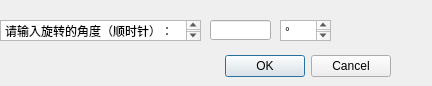
<?xml version="1.0" encoding="UTF-8"?>
<ui version="4.0">
 <class>rotateAngle</class>
 <widget class="QDialog" name="rotateAngle">
  <property name="geometry">
   <rect>
    <x>0</x>
    <y>0</y>
    <width>432</width>
    <height>86</height>
   </rect>
  </property>
  <property name="windowTitle">
   <string>Dialog</string>
  </property>
  <widget class="QDialogButtonBox" name="buttonBox">
   <property name="geometry">
    <rect>
     <x>50</x>
     <y>50</y>
     <width>341</width>
     <height>32</height>
    </rect>
   </property>
   <property name="orientation">
    <enum>Qt::Horizontal</enum>
   </property>
   <property name="standardButtons">
    <set>QDialogButtonBox::Cancel|QDialogButtonBox::Ok</set>
   </property>
  </widget>
  <widget class="QTextEdit" name="textEdit">
   <property name="geometry">
    <rect>
     <x>0</x>
     <y>20</y>
     <width>201</width>
     <height>21</height>
    </rect>
   </property>
   <property name="html">
    <string>&lt;!DOCTYPE HTML PUBLIC &quot;-//W3C//DTD HTML 4.0//EN&quot; &quot;http://www.w3.org/TR/REC-html40/strict.dtd&quot;&gt;
&lt;html&gt;&lt;head&gt;&lt;meta name=&quot;qrichtext&quot; content=&quot;1&quot; /&gt;&lt;style type=&quot;text/css&quot;&gt;
p, li { white-space: pre-wrap; }
&lt;/style&gt;&lt;/head&gt;&lt;body style=&quot; font-family:'SimSun'; font-size:9pt; font-weight:400; font-style:normal;&quot;&gt;
&lt;p style=&quot; margin-top:0px; margin-bottom:0px; margin-left:0px; margin-right:0px; -qt-block-indent:0; text-indent:0px;&quot;&gt;请输入旋转的角度（顺时针）：&lt;/p&gt;&lt;/body&gt;&lt;/html&gt;</string>
   </property>
  </widget>
  <widget class="QLineEdit" name="lineEdit">
   <property name="geometry">
    <rect>
     <x>210</x>
     <y>20</y>
     <width>61</width>
     <height>20</height>
    </rect>
   </property>
  </widget>
  <widget class="QTextEdit" name="textEdit_2">
   <property name="geometry">
    <rect>
     <x>280</x>
     <y>20</y>
     <width>51</width>
     <height>21</height>
    </rect>
   </property>
   <property name="html">
    <string>&lt;!DOCTYPE HTML PUBLIC &quot;-//W3C//DTD HTML 4.0//EN&quot; &quot;http://www.w3.org/TR/REC-html40/strict.dtd&quot;&gt;
&lt;html&gt;&lt;head&gt;&lt;meta name=&quot;qrichtext&quot; content=&quot;1&quot; /&gt;&lt;style type=&quot;text/css&quot;&gt;
p, li { white-space: pre-wrap; }
&lt;/style&gt;&lt;/head&gt;&lt;body style=&quot; font-family:'SimSun'; font-size:9pt; font-weight:400; font-style:normal;&quot;&gt;
&lt;p style=&quot; margin-top:0px; margin-bottom:0px; margin-left:0px; margin-right:0px; -qt-block-indent:0; text-indent:0px;&quot;&gt;°&lt;/p&gt;&lt;/body&gt;&lt;/html&gt;</string>
   </property>
  </widget>
 </widget>
 <resources/>
 <connections>
  <connection>
   <sender>buttonBox</sender>
   <signal>accepted()</signal>
   <receiver>rotateAngle</receiver>
   <slot>accept()</slot>
   <hints>
    <hint type="sourcelabel">
     <x>248</x>
     <y>254</y>
    </hint>
    <hint type="destinationlabel">
     <x>157</x>
     <y>274</y>
    </hint>
   </hints>
  </connection>
  <connection>
   <sender>buttonBox</sender>
   <signal>rejected()</signal>
   <receiver>rotateAngle</receiver>
   <slot>reject()</slot>
   <hints>
    <hint type="sourcelabel">
     <x>316</x>
     <y>260</y>
    </hint>
    <hint type="destinationlabel">
     <x>286</x>
     <y>274</y>
    </hint>
   </hints>
  </connection>
 </connections>
</ui>
